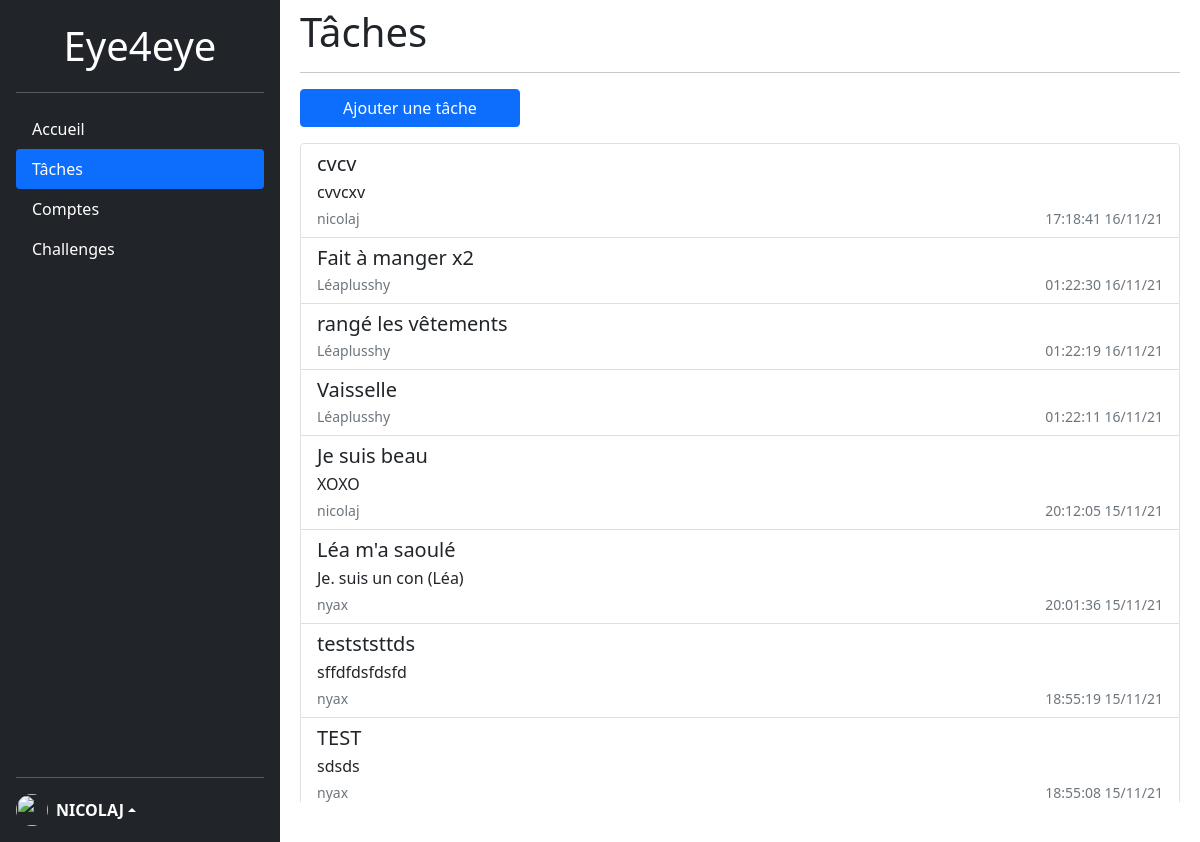
Before: /task/ (signed in) with the older database file.
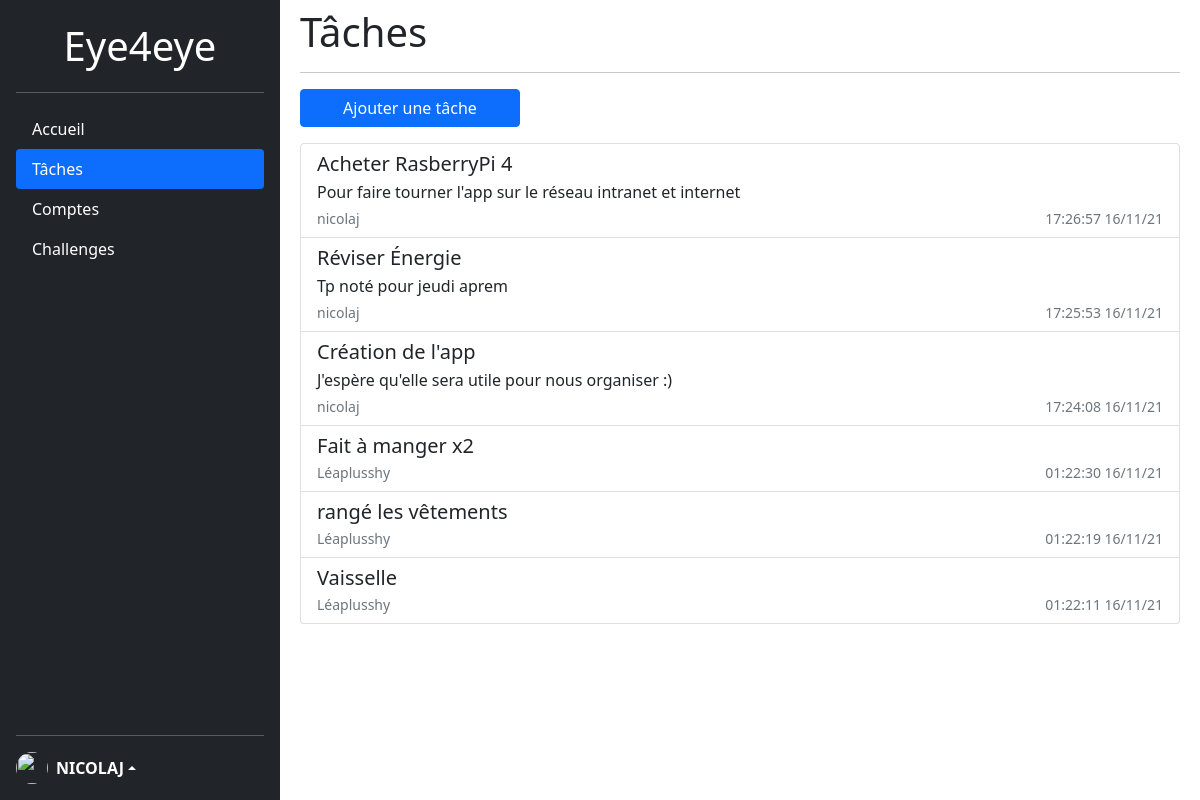
After: the same page with the newer database file.
### tables this page shows
CREATE TABLE user (
  id INTEGER PRIMARY KEY AUTOINCREMENT,
  username TEXT UNIQUE NOT NULL,
  password TEXT NOT NULL
);

CREATE TABLE task (
  id INTEGER PRIMARY KEY AUTOINCREMENT,
  author_id INTEGER NOT NULL,
  created TIMESTAMP NOT NULL DEFAULT CURRENT_TIMESTAMP,
  title TEXT NOT NULL,
  body TEXT NOT NULL,
  FOREIGN KEY (author_id) REFERENCES user (id)
);

### project/task.py (the view)
@task_bp.route('/')
@login_required
def task():
    db = get_db()
    tasks = db.execute(
        'SELECT p.id, title, body, created, author_id, username'
        ' FROM task p JOIN user u ON p.author_id = u.id'
        ' ORDER BY created DESC'
    ).fetchall()
    return render_template('task/index.html', tasks=tasks)

### project/auth.py (called while the page is built)
@auth_bp.before_app_request
def load_logged_in_user():
    user_id = session.get('user_id')
    if user_id is None:
        g.user = None
    else:
        g.user = get_db().execute(
            'SELECT * FROM user WHERE id = ?', (user_id,)
        ).fetchone()

def login_required(view):
    @functools.wraps(view)
    def wrapped_view(**kwargs):
        if g.user is None:
            return redirect(url_for('auth.login'))
        return view(**kwargs)
    return wrapped_view

### project/db.py (called while the page is built)
def get_db():
    if 'db' not in g:
        g.db = sqlite3.connect(
            current_app.config['DB'],
            detect_types=sqlite3.PARSE_DECLTYPES
        )
        g.db.row_factory = sqlite3.Row
    return g.db

### project/templates/task/index.html
{% extends 'base.html' %}
{% block header %}
Tâches
{% endblock %}
{% block content %}
<div class="d-flex flex-column h-100">
    <div class="btn-group col-3 bg-white">
      <a role="button" href="{{ url_for('task.create') }}" class="btn btn-primary">Ajouter une tâche</a>
    </div>
    <div class="list-group my-3 overflow-auto" style="height: 80%;">
      {% for task in tasks %}
      <a href="{{ url_for('task.update', id=task['id']) }}" class="list-group-item list-group-item-action">
        <h5 class="mb-1">{{ task['title'] }}</h5>
        <p class="mb-1">{{ task['body'] }}</p>
        <div class="d-flex w-100 justify-content-between">
          <small class="text-muted">{{ task['username'] }}</small>
          <small class="text-muted">{{ task['created'].strftime('%X %d/%m/%y') }}</small>
        </div>
      </a>
      {% endfor %}
  </div>
</div>
{% endblock %}

### project/templates/base.html (shortened to what this page needs)
<!doctype html>
<html lang="en">
  <head>
    <link href="https://cdn.jsdelivr.net/npm/bootstrap@5.1.3/dist/css/bootstrap.min.css" rel="stylesheet">
    <link rel="stylesheet" href="{{ url_for('static', filename='css/style.css') }}">
</head>
<body>
  <div class="d-flex" style="height: 100vh; max-height: 100vh; overflow-y: hidden;">
    <div class="d-flex flex-column flex-shrink-0 p-3 text-white bg-dark" style="width: 280px;">
      <a href="/" class="d-flex align-items-center mx-auto text-white text-decoration-none">
        <span class="fs-1">Eye4eye</span>
      </a>
      <hr>
      <ul class="nav nav-pills flex-column mb-auto">
        {% set navigation = [('index', 'Accueil'), ('task', 'Tâches'), ('counting', 'Comptes'), ('challenge', 'Challenges')] %}
        {% for k, v in navigation %}
        <li class="nav-item">
          <a {% if k in request.endpoint %}class="nav-link active"{% endif %} href="{{ url_for(k) }}" class="nav-link text-white">{{ v }}</a>
        </li>
        {% endfor %}
      </ul>
      <hr>
      {% if g.user %}
      <div class="dropup">
        <a href="#" class="d-flex align-items-center text-white text-decoration-none dropdown-toggle" id="dropdownUser1" data-bs-toggle="dropdown" aria-expanded="false">
          <img src="https://github.com/mindflix.png" alt="" width="32" height="32" class="rounded-circle me-2">
          <strong>{{ g.user['username'].upper() }}</strong>
        </a>
      </div>
      {% else %}
      <div class="d-grid gap-2">
        <a class="btn btn-primary" role="button" href="{{ url_for('auth.login') }}">Se connecter</a>
        <a class="btn btn-light" role="button" href="{{ url_for('auth.signup') }}">S'inscrire</a>
      </div>
      {% endif %}
    </div>
    <main class="container m-2">
      <h1>
        {% block header %} {% endblock %}
      </h1>
      <hr>
      {% block content %} {% endblock %}
    </main>
  </div>
</body>
</html>

### project/static/css/style.css (style rules this page uses)
body { min-height: 100vh; min-height: -webkit-fill-available; }
html { height: -webkit-fill-available; }

Changed rows visible on the page:
removed task: title "cvcv", body "cvvcxv", username "nicolaj", created "17:18:41 16/11/21"
removed task: title "Je suis beau", body "XOXO", username "nicolaj", created "20:12:05 15/11/21"
removed task: title "Léa m'a saoulé", body "Je. suis un con (Léa)", username "nyax", created "20:01:36 15/11/21"
removed task: title "testststtds", body "sffdfdsfdsfd", username "nyax", created "18:55:19 15/11/21"
removed task: title "TEST", body "sdsds", username "nyax", created "18:55:08 15/11/21"
added task: title "Acheter RasberryPi 4", body "Pour faire tourner l'app sur le réseau intranet et internet", username "nicolaj", created "17:26:57 16/11/21"
added task: title "Réviser Énergie", body "Tp noté pour jeudi aprem", username "nicolaj", created "17:25:53 16/11/21"
added task: title "Création de l'app", body "J'espère qu'elle sera utile pour nous organiser :)", username "nicolaj", created "17:24:08 16/11/21"
